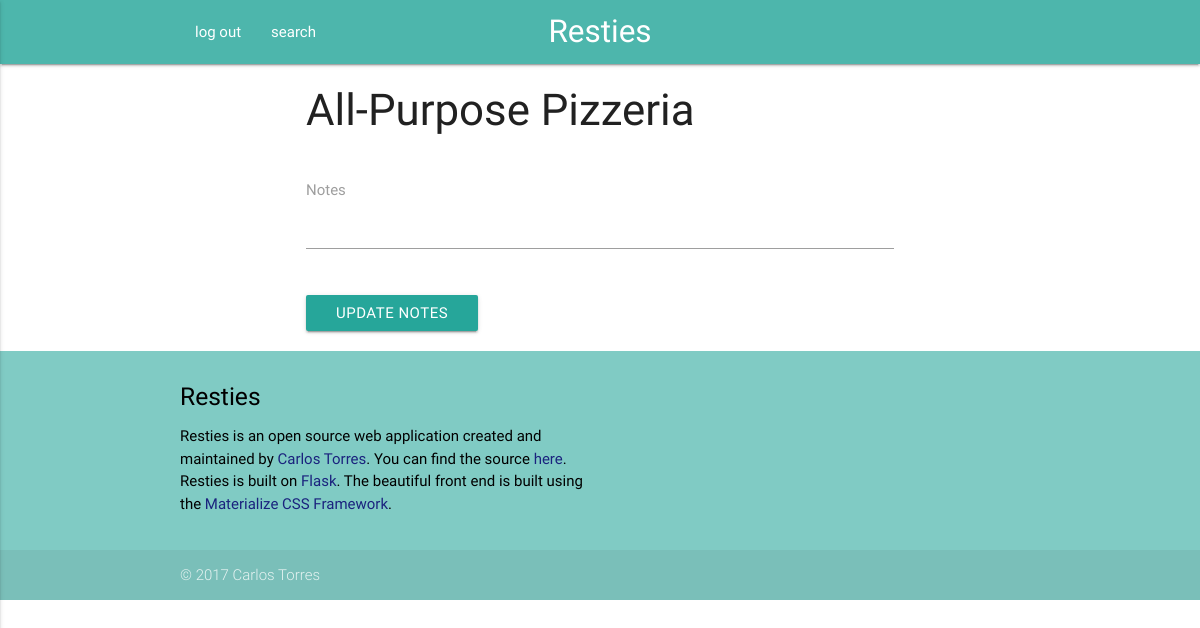
The page /editNotes/ChIJ-RCVBO23t4kRZy_eTbCJFC0 (signed in) on the database as committed earlier.
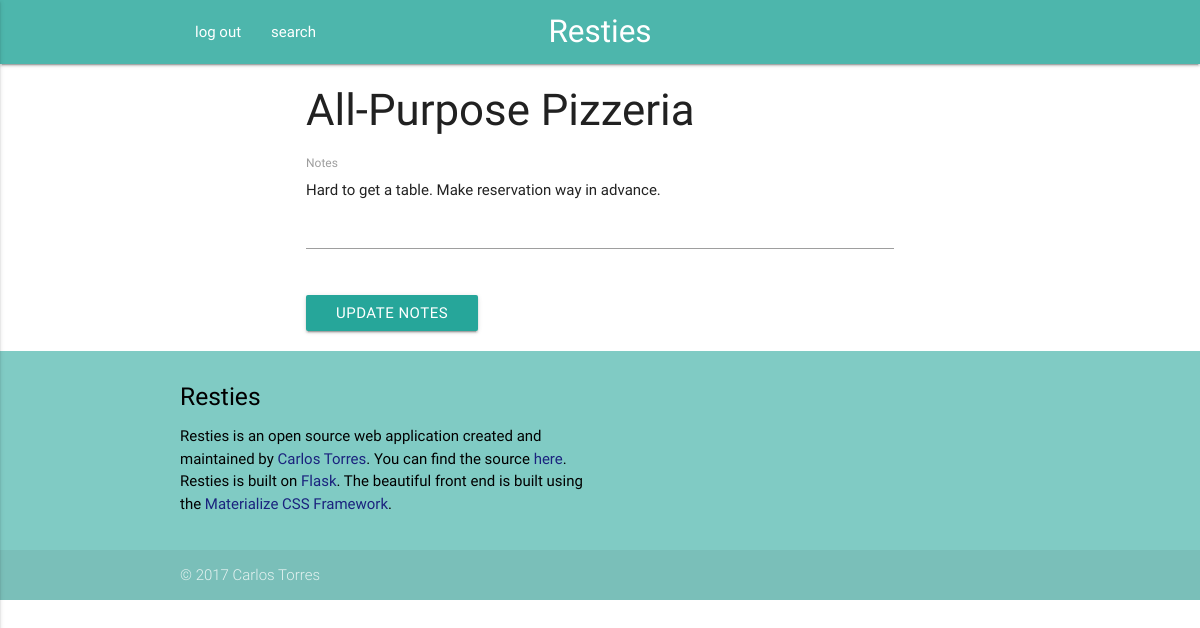
The same page on the database as committed later.
### project/models.py (models this page shows, shortened)
class Place(db.Model):
	__tablename__ = 'places'
	placeID = db.Column(db.String, primary_key=True)
	placeName = db.Column(db.String, nullable=False)
	notes = db.Column(db.String, nullable=True)
	userID = db.Column(db.Integer, db.ForeignKey('users.userID'), primary_key=True)

### project/places/views.py (the view)
@places_blueprint.route('/editNotes/<string:placeID>', methods=['GET','POST'])
@login_required
def editNotes(placeID):
	error = None
	place = getPlace(placeID,session['userID'])
	form = NotesForm(request.form)
	if request.method == 'POST':
		place.notes = form.notes.data
		db.session.commit()
		flash('Notes updated!')
		return redirect(url_for('places.details', placeID=placeID))
	return render_template('editNotes.html', place=place, error=error, form=form)

### project/places/forms.py
class NotesForm(Form):
	notes = TextAreaField(
		'Notes'
	)

### project/places/views.py (called while the page is built)
def login_required(test):
	@wraps(test)
	def wrap(*args, **kwargs):
		if 'logged_in' in session:
			return test(*args, **kwargs)
		else:
			flash('You need to login first.')
			return redirect(url_for('users.login'))
	return wrap

def getPlace(placeID, userID):
	return db.session.query(Place).filter_by(placeID=placeID,userID=userID).first()

### project/templates/editNotes.html (shortened to what this page needs)
{% extends "_base.html" %}
{% block content %}
  <div class="container">
  	<h3>{{ place.placeName }}</h3>
  	<div class="row">
  	  <form class="col s12" method="POST" action="{{ url_for('places.editNotes', placeID=place.placeID) }}">
  	    <div class="row">
  	    	<div class="input-field col s12">
            {% set f = form.notes.process_data(place.notes) %}
  	    	  {{  form.notes(class="materialize-textarea", id="textarea_notes", autofocus=true) }}
  	    		<label for="textarea_notes">Notes</label>
  	    	</div>
  	    </div>
  	    <button class="waves-effect waves-light btn" type="submit" name="action">Update Notes</button>
  	  </form>
  	</div>
  </div>
{% endblock %}

### project/templates/_base.html (shortened to what this page needs)
<!DOCTYPE html>
<html lang='en'>
  <head>
    <link type="text/css" rel="stylesheet" href="{{ url_for('static', filename='css/materialize.min.css') }}"  media="screen,projection"/>
  </head>
  <body>
    <header>
      <nav class="teal lighten-2" role="navigation">
        <div class="nav_wrapper container">
          <a href="/" class="brand-logo center">Resties</a>
          <ul class="left hide-on-med-and-down">
            {% if not session.logged_in %}
            <li><a href="/login">log in</a> </li>
            <li><a href="/register">register</a></li>
            {% else %}
            <li><a href="/logout">log out</a></li>
            <li><a href="/search">search</a></li>
            {% endif %}
          </ul>
        </div>
      </nav>
    </header>
    <main>
      <div class="container">
        {% block content %}
        {% endblock %}
    </div>
    </main>
    <footer class="page-footer teal lighten-3">
      <div class="container">
        <div class="row">
          <div class="col l6 s12">
            <h5 class="black-text">Resties</h5>
            <p class="black-text"> Resties is an open source web application created and maintained by <a class="indigo-text text-darken-4" href="https://github.com/carlps">Carlos Torres</a>. You can find the source <a class="indigo-text text-darken-4"  href="https://github.com/carlps/Resties">here</a>. Resties is built on <a class="indigo-text text-darken-4" href="http://flask.pocoo.org/">Flask</a>. The beautiful front end is built using the <a class="indigo-text text-darken-4" href="http://materializecss.com/">Materialize CSS Framework</a>.</p>
          </div>
        </div>
      </div>
      <div class="footer-copyright">
        <div class="container">
          © 2017 Carlos Torres
        </div>
      </div>
    </footer>
  </body>
</html>

Rows that differ between the two databases and show on the page:
changed Place "All-Purpose Pizzeria": notes (not shown) → "Hard to get a table. Make reservation way in advance."
